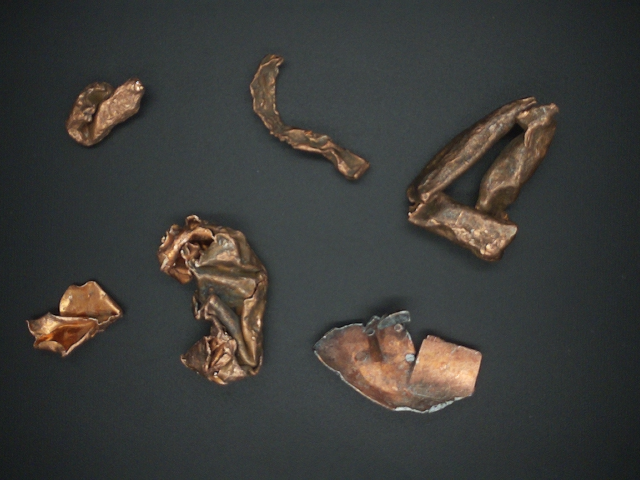
#> input picture data/images/dataset_4/copper/copper_1.png, 640 x 480 px, found by its file name
$ python check_classifier.py
#> lines starting #> are read from the running program, lines starting #| are printed output that depends on the picture
#> in main, image is the input picture: shape (480, 640, 3); mean B, G, R 57.7, 60.3, 60.4
### src/detector/utils.py
"""
Detector
utils.py
"""

import numpy as np
import cv2

from src import utils as ut


# Reduce noise
def reduce_noise(image: np.ndarray, ksize: tuple = (31, 31)) -> np.ndarray:
    """
    Reduce noise in the image using Gaussian blur.

    Args:
        image (np.ndarray): The input image.
        ksize (tuple): size.

    Returns:
        np.ndarray: The denoised image.
    """
#> called with ksize = (31, 31)
    # Apply Gaussian blur to reduce noise
    denoised_image = cv2.GaussianBlur(image, ksize, 0)
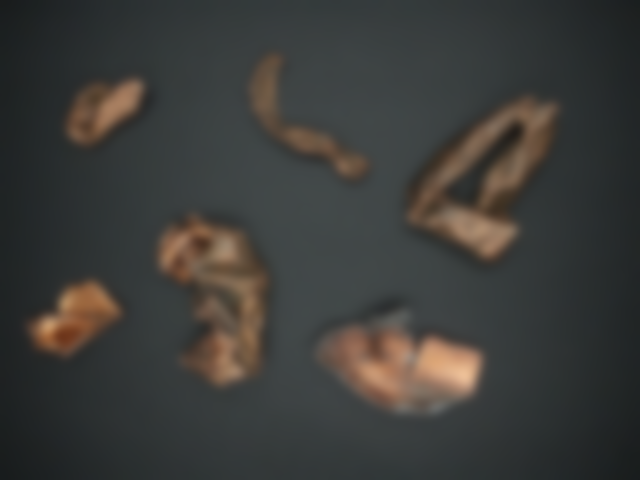
#> denoised_image: shape (480, 640, 3); mean B, G, R 57.7, 60.3, 60.4
    return denoised_image


# Delete small labels
def delete_small_labels(thresh_image: np.ndarray, min_area: int = 135, verbose: bool = True) -> np.ndarray:
    """
    Delete small labels

        Args:
            thresh_image (np.ndarray): The input image.
            min_area (int): The minimum area.

        Returns:
            np.ndarray: The filtered image."""
    num_labels, labels, stats, centroids = cv2.connectedComponentsWithStats(thresh_image)
    # Shoe the number of detected objects
    if verbose:
        print(f'Number of detected ogjects: {num_labels - 1}')  # Rest the background
    # Create a new image for large components
    filtered_image = np.zeros_like(thresh_image)

    # Filter small components
    for label in range(1, num_labels):  # Skip the background (label 0)
        area = stats[label, cv2.CC_STAT_AREA]
        if area >= min_area:
            if verbose:
                print(f'Object {label} Area:', area)
            # If the area is greater than the threshold, keep the component
            filtered_image[labels == label] = 255  # Assign the white value to the large components
    return filtered_image


# Segment image to binary
def segment(gray_image: np.ndarray, thresh: int = 150, min_area: int = 135,
            flat_field: np.ndarray = None, verbose: bool = False) -> np.ndarray:
    """
    segment Image

    Mode 1
    """

    if flat_field is not None:
        difference = cv2.absdiff(gray_image, flat_field)
        # Threshold
        # thresh = 20
        _, threshold = cv2.threshold(difference, thresh, 255, cv2.THRESH_BINARY)
    else:
        # binary threshold Manual setting the threshold
        # thresh = 90 # 150 # 85
        _, threshold = cv2.threshold(gray_image, thresh, 255, cv2.THRESH_BINARY)

        # [11 lines of commented-out code are left out]
    threshold = delete_small_labels(threshold, min_area, verbose)

    return threshold

# def segment_image_m1(gray_image: np.ndarray) -> np.ndarray:
#     """
#     segment Image

#     Mode 1
#     """
#     # Apply binary threshold
#     _, thresh = cv2.threshold(gray_image, 0, 255, cv2.THRESH_BINARY_INV + cv2.THRESH_OTSU)
#     # reverse
#     # Invertir la imagen (objetos en blanco, fondo en negro)
#     inverted_thresh = cv2.bitwise_not(thresh)

#     # Method 1
#     # Encontrar los componentes conectados
#     num_labels, labels = cv2.connectedComponents(inverted_thresh)
#     # Mostrar la cantidad de objetos detectados
#     print(f'Número de objetos detectados: {num_labels - 1}')  # Restamos 1 para ignorar el fondo
#     # Opcional: Colorear cada componente en una imagen de salida
#     output = cv2.cvtColor(inverted_thresh, cv2.COLOR_GRAY2BGR)
#     colors = np.random.randint(0, 255, size=(num_labels, 3), dtype=int)
#     for label in range(1, num_labels):  # Saltamos el fondo
#         output[labels == label] = colors[label]

#     # Method 2
#     # Encontrar contornos (ignorando los agujeros)
#     contornos, _ = cv2.findContours(inverted_thresh, cv2.RETR_EXTERNAL, cv2.CHAIN_APPROX_SIMPLE)
#     # Contar los contornos encontrados
#     num_objetos = len(contornos)
#     print(f'Número de objetos detectados: {num_objetos}')
#     # Opcional: Dibujar los contornos sobre la imagen original
#     imagen_con_contornos = cv2.cvtColor(inverted_thresh, cv2.COLOR_GRAY2BGR)
#     # Encontrar el contorno con mayor área
#     contorno_mas_grande = max(contornos, key=cv2.contourArea)
#     cv2.drawContours(imagen_con_contornos, [contorno_mas_grande], -1, (0, 255, 0), 2)
#     # Crear una máscara negra del mismo tamaño que la imagen binaria
#     mascara = np.zeros_like(inverted_thresh)
#     # Dibujar el contorno más grande en blanco en la máscara
#     cv2.drawContours(mascara, [contorno_mas_grande], -1, 255, thickness=cv2.FILLED)
#     # Poner todo lo que está fuera del contorno a negro
#     b = inverted_thresh.copy()
#     b[mascara == 0] = 0

#     return b


# [23 lines left out: function get_mean_color_from_image, not called in this run]


def get_mean_color_from_label(label: int, labels: np.ndarray, image: np.ndarray) -> tuple[int, int, int]:
    """
    Get the mean color of a region in the image specified by the label.

    Args:
        label (int): The label of the region.
        labels (np.ndarray): The labeled image.
        image (np.ndarray): The original image.

    Returns:
        tuple: The mean color of the region as a tuple of three integers (B, G, R).
    """
    # Create a mask for the region with the specified label
    mask = (labels == label).astype(np.uint8)

    # Calculate the mean color of the region in the original image
    mean_color = cv2.mean(image, mask=mask)[:3]  # Ignore the alpha channel if present

    # Convert the mean color to integers
    mean_color = tuple(map(int, mean_color))

    return mean_color


# [21 lines left out: function get_gravity_center, not called in this run]

### src/detector/color_detector.py
"""
color_detector.py
"""

import numpy as np
import cv2

from src.detector.base_detector import BaseDetector, DetectorException
from src.detector.detector_type import DetectorType

from src.detector import utils as dut
from src.piece.piece import Piece
# import src.utils as ut


class ColorDetectorException(DetectorException):
    """
    Exception class for color detector errors.
    """


class ColorDetector(BaseDetector):
    """
    A color detector class implementing the DetectorInterface to detect specific colors in an image.
    """

    def __init__(self, name: str = 'detector-image-color', thresh: int = 150, min_area: int = 300):
        """
        Initializes the color detector.

        Args:
            target_color_lower (tuple): The lower bound of the color in HSV format (e.g., (0, 100, 100)).
            target_color_upper (tuple): The upper bound of the color in HSV format (e.g., (10, 255, 255)).
        """
        self._name = name
        self._status = "idle"
        self._type = DetectorType.COLOR_DETECTOR

        self.detection_result = None

        self._min_area = min_area
        self._thresh = thresh
        self._flat_field = None

    # [50 lines left out: functions flat_field, flat_field, reset, get_status, get_type, initialize, not called in this run]

    def detect(self, image: np.ndarray,
               merge_pieces: bool = True, verbose: bool = False) -> tuple[np.ndarray, list[Piece]]:
        """
        Detects a specific color in the provided image.

        Args:
            image (np.ndarray): an image.

        Returns:
            np.ndarray: The processed image after noise reduction and segmentation.
            list[Pieces]: A list of pieces.
        """

        # Resize image
        # image = cv2.resize(image, (640, 640))

        # Reduce noise
        noise_free_image = dut.reduce_noise(image, (31, 31))

        # Convert to gray
        gray_image = cv2.cvtColor(noise_free_image, cv2.COLOR_BGR2GRAY)
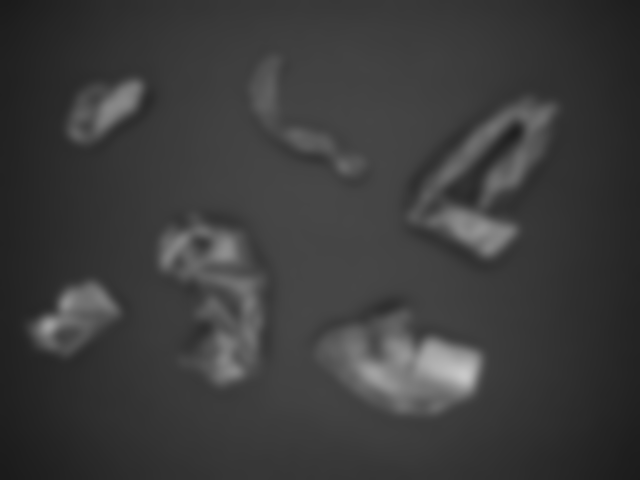
#> gray_image: shape (480, 640); min 27, max 200, mean 60.1
        # ut.show_image(gray_image)

        # # Segment image
        # threshold_image = dut.segment(gray_image, self._min_area, verbose)

        # Segment image 2
        threshold_image = dut.segment(gray_image, thresh=self._thresh,
                                      min_area=self._min_area, flat_field=self._flat_field,
                                      verbose=verbose)
#> (the rest of the program and of its run is left out)
